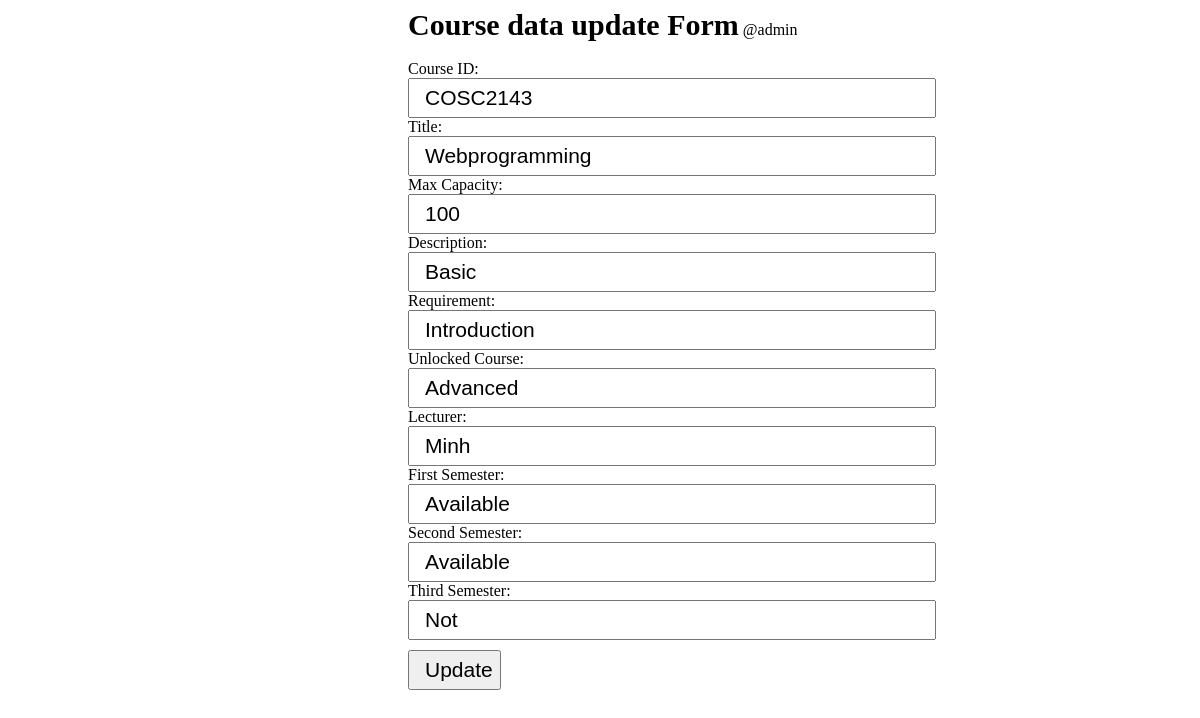
The page /update.php?t_id=1 (signed in) on the database as committed earlier.
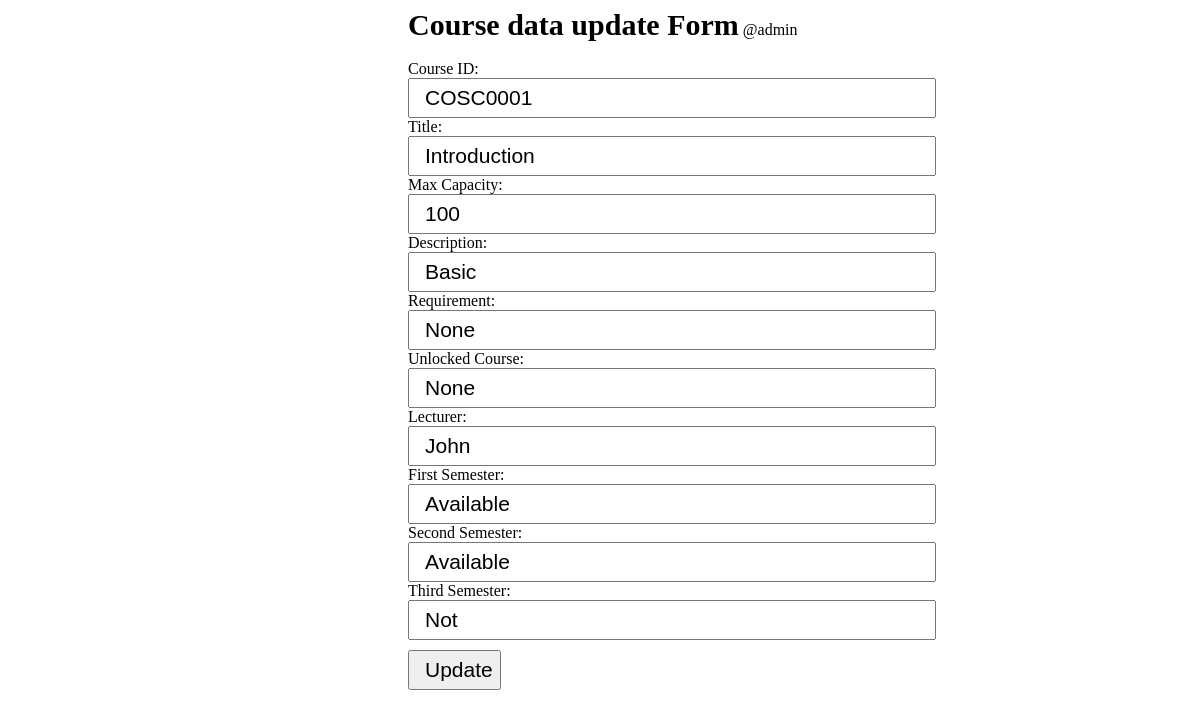
The same page on the database as committed later.
### tables this page shows
CREATE TABLE `course` (
  `course_id` int(11) NOT NULL,
  `rmit_course_id` varchar(11) NOT NULL,
  `title` varchar(50) NOT NULL,
  `max_capacity` int(11) NOT NULL,
  `description` varchar(1000) NOT NULL,
  `requirement` varchar(255) NOT NULL,
  `unlocked_course` varchar(255) NOT NULL,
  `lecturer` varchar(255) NOT NULL,
  `first_semester` varchar(20) NOT NULL,
  `second_semester` varchar(20) NOT NULL,
  `third_semester` varchar(20) NOT NULL
);

### update.php (the view, shortened to what this page needs)
<?php
	require('connection_db.php');
	if (isset($_GET['s_id'])) {
		$student_id=$_GET['s_id'];
		$sql="SELECT * FROM student WHERE student_id=$student_id";
		$result=mysqli_query($connectivity,$sql);
		$row=mysqli_fetch_assoc($result);
		?>
		<style type="text/css">
			form input {
			    width: 528px;
			    height: 40px;
			    font-size: 21px;
			    padding-left: 15px;
			}
		</style>
		<b style="margin-left: 400px; font-size: 30px;">Student data update Form</b> @admin
		<form style="margin-left: 400px; width: 250px;" action="insert_db.php" method="POST" enctype="multipart/form-data">
			<input type="hidden" name="s_id" value=<?=$student_id?>><br/>
			Student ID:<input required type="text" name="rmit_student_id" pattern="(s|S)[0-9]{7}" title="Must start with s/S and then 7 numbers" value=<?=$row['rmit_student_id'];?>><br/>
			Name:<input required type="text" name="name" value=<?=$row['name'];?>><br/>
			Email:<input required type="email" name="email" pattern="[a-z0-9._%+-]+@[a-z0-9.-]+\.[a-z]{2,}$" title="Email must follow this order: characters@characters.domain" value=<?=$row['email'];?>><br/>
			Password:<input required type="text" name="password" pattern=".{8,}" title="Eight or more characters" value=<?=$row['password'];?>><br/>
			Date of Birth:<input required type="date" name="dob" pattern=".{8,}" title="Eight or more characters" value=<?=$row['date_of_birth'];?>><br/>
			Gender:<input required type="text" name="Gender" value=<?=$row['Gender'];?>><br/>
			Credit Point:<input required type="number" step="any" name="credit_point" value=<?=$row['credit_point'];?>><br/>
			GPA:<input required type="number" step="any" name="gpa" value=<?=$row['gpa'];?>><br/>
			Photo:<input style="padding-left: 0px;" type="file" name="photo" value=<?=$row['photo'];?>><br/>
			Campus:<input required type="text" name="campus" value=<?=$row['campus'];?>><br/>
			Major:<input required type="text" name="major" value=<?=$row['major'];?>><br/>
			<input style="width: auto; margin-top: 10px;" type="submit" name="submit" value="Update">
		</form>
	<?php
	}
	elseif (isset($_GET['t_id'])) {
		$course_id=$_GET['t_id'];
		$sql="SELECT * FROM course WHERE course_id=$course_id";
		$result=mysqli_query($connectivity,$sql);
		$row=mysqli_fetch_assoc($result);
		?>
		<b style="margin-left: 400px; font-size: 30px;">Course data update Form</b> @admin
		<form style="margin-left: 400px; width: 250px;" action="insert_db.php" method="POST">
			<input type="hidden" name="t_id" value=<?=$course_id?>><br/>
			Course ID:<input required type="text" name="rmit_course_id" pattern="[A-Z]{4}[0-9]{4}" title="Must be 4 uppercase letters and then 4 numbers following" value=<?=$row['rmit_course_id'];?>><br/>
			Title:<input required type="text" name="title" value=<?=$row['title'];?>><br/>
			Max Capacity:<input required type="text" name="max_capacity" value=<?=$row['max_capacity'];?>><br/>
			Description:<input required type="text" name="description" value=<?=$row['description'];?>><br/>
			Requirement:<input required type="text" name="requirement" value=<?=$row['requirement'];?>><br/>
			Unlocked Course:<input required type="text" name="unlocked_course" value=<?=$row['unlocked_course'];?>><br/>
			Lecturer:<input required type="text" name="lecturer" value=<?=$row['lecturer'];?>><br/>
			First Semester:<input required type="text" name="first_semester" pattern="Available|Not\ Available" title="Must be either Available/Not Available" value=<?=$row['first_semester'];?>><br/>
			Second Semester:<input required type="text" name="second_semester" pattern="Available|Not\ Available" title="Must be either Available/Not Available" value=<?=$row['second_semester'];?>><br/>
			Third Semester:<input required type="text" name="third_semester" pattern="Available|Not\ Available" title="Must be either Available/Not Available" value=<?=$row['third_semester'];?>><br/>
			<input style="width: auto; margin-top: 10px;" type="submit" name="submit" value="Update">
		</form>
	<?php
	}
?>

Rows that differ between the two databases and show on the page:
changed course "Available": rmit_course_id "COSC2143" → "COSC0001"; requirement (not shown) → "None"; unlocked_course (not shown) → "None"; title "Webprogramming" → (not shown)
Other text that changed with them:
form field title: (not shown) → "Introduction"
form field lecturer: "Minh" → "John"
form field requirement: "Introduction" → (not shown)
form field unlocked_course: "Advanced" → (not shown)
